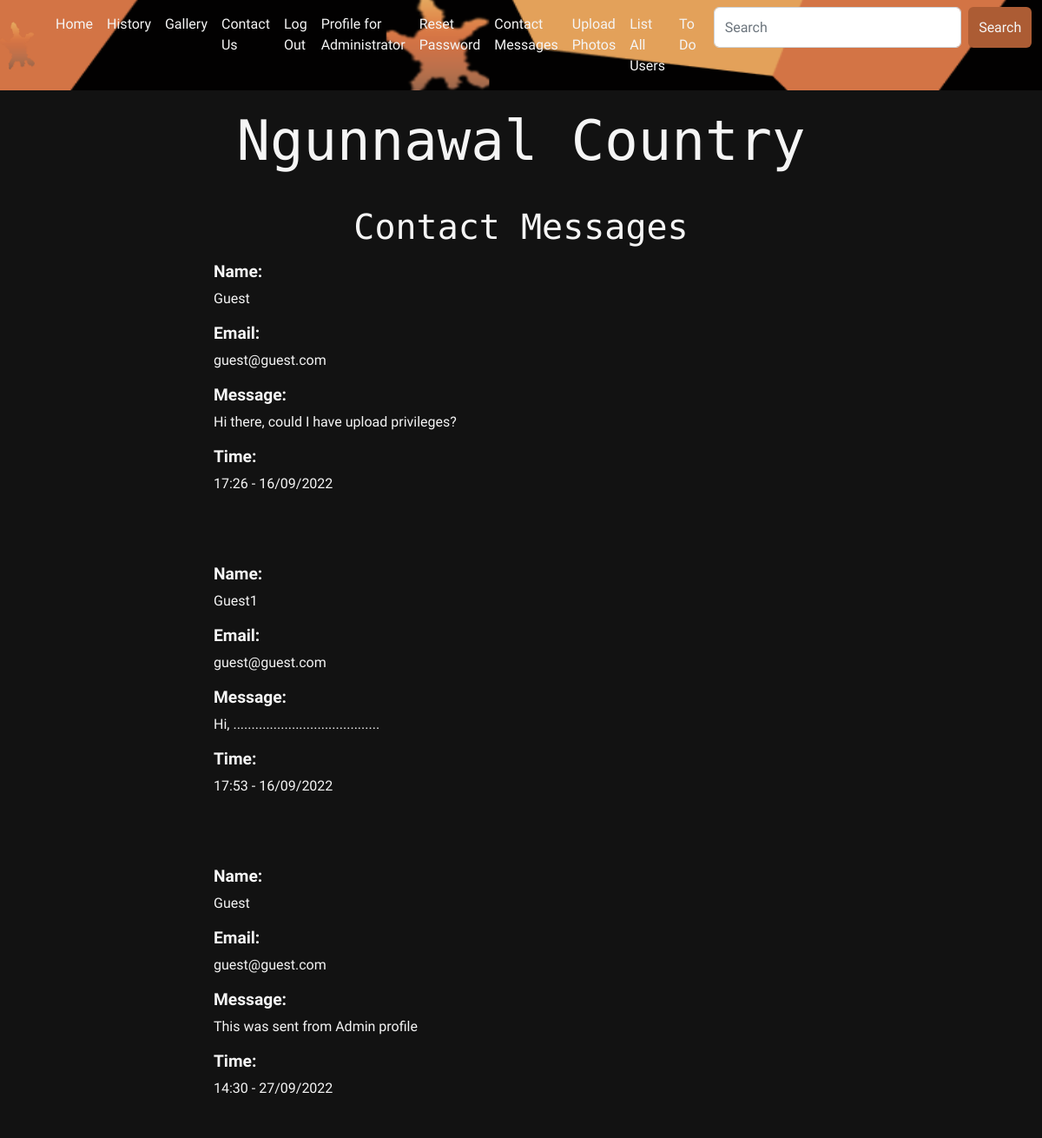
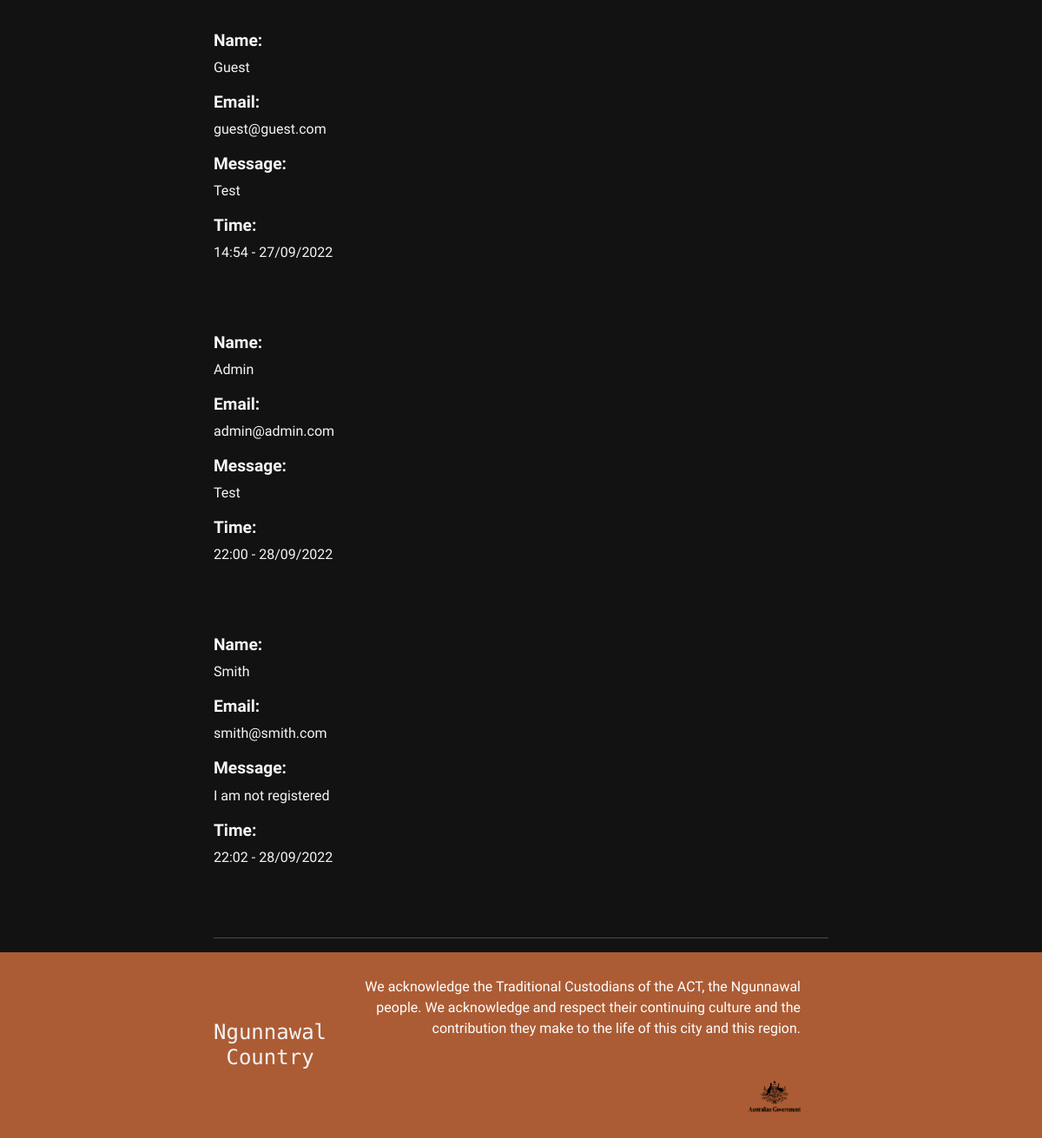
/contactmessages (signed in), run on the app's committed database (2 pictures, top to bottom).
### models.py (models this page shows, shortened)
class User(UserMixin, db.Model):
    id = db.Column(db.Integer, primary_key=True)
    email_address = db.Column(db.String(255), unique=True)
    name = db.Column(db.String(255))
    password_hash = db.Column(db.String(255))
    user_level = db.Column(db.Integer)
    active = db.Column(db.Boolean)
    def is_admin(self):
        if self.user_level == 2:
            return True
        else:
            return False

class Contact(db.Model):
    id = db.Column(db.Integer, primary_key=True, autoincrement=True)
    name = db.Column(db.Text)
    email = db.Column(db.Text)
    message = db.Column(db.Text)
    dateSubmitted = db.Column(db.DateTime)

### app.py (the view)
@app.route('/contactmessages', methods=['GET'])
@login_required
def view_contact_messages():
    if current_user.is_admin():
        contact_messages = Contact.query.all()
        return render_template("contactmessages.html", title="Ngunnawal Country | Contact Messages",
                               user=current_user, messages=contact_messages)
    else:
        flash("You are not allowed to access this page")
        return redirect(url_for("homepage"))

### models.py (called while the page is built)
@login.user_loader
def load_user(id):
    return User.query.get(int(id))

### templates/contactmessages.html
{% extends 'template.html' %}
{% block cellContent1 %}
    <h2 class="section-header">Contact Messages</h2>
{% endblock %}
{% block cellContent2 %}
    {% for message in messages %}
        <p> <h3 style="font-size: 1.2rem; font-weight: bold">Name:</h3> {{ message.name }} </p>
        <p> <h3 style="font-size: 1.2rem; font-weight: bold">Email:</h3> {{ message.email }} </p>
        <p> <h3 style="font-size: 1.2rem; font-weight: bold">Message:</h3> {{ message.message }} </p>
        <p> <h3 style="font-size: 1.2rem; font-weight: bold">Time:</h3>
        {{ message.dateSubmitted.strftime('%H:%M - %d/%m/%Y') }} </p>
        <br>
        <br>
    {% endfor %}
{% endblock %}

### templates/template.html (shortened to what this page needs)
<!DOCTYPE html>
<head>
    <link rel="stylesheet" href="https://cdn.jsdelivr.net/npm/bootstrap@4.0.0/dist/css/bootstrap.min.css"/>
    <link rel="stylesheet" href="/static/css/bootstrap.css"/>
    <link rel="stylesheet" href="/static/styles.css"/>
</head>
<body>
<header>
    <nav
            class="navbar navbar-dark bg-dark navbar-expand-lg"
            style="background-image: url(/static/Images/Requisites/Ngunnawal-country-banner.png);
    background-size: 1000px 150px;
    background-position: right;
    background-repeat: repeat;"
            role="navigation">
        <img
                class="navbar-brand"
                src="/static/Images/Requisites/Ngunnawal-logo.png"
                width="40px"
                height="65px" href="#"></a>
        <div class="collapse navbar-collapse" id="navbarNavAltMarkup">
            <div class="navbar-nav">
                <a class="nav-item nav-link active"
                   style="color: whitesmoke;"
                   href="/">Home
                    <span class="sr-only">(current)</span></a>
                <a class="nav-item nav-link"
                   style="color: whitesmoke;"
                   href="/history">History</a>
                <a class="nav-item nav-link"
                   style="color: whitesmoke;"
                   href="/gallery">Gallery</a>
                <a class="nav-item nav-link"
                   style="color: whitesmoke;"
                   href="/contact">Contact Us</a>
                {% if user.is_anonymous %}
                    <a class="nav-item nav-link"
                       style="color: whitesmoke;"
                       href="/register">User Registration</a>
                    <a class="nav-item nav-link"
                       style="color: whitesmoke;"
                       href="/login">Login</a>
                {% elif current_user.is_admin() %}
                    <a class="nav-item nav-link"
                       style="color: whitesmoke;"
                       href="/logout">Log Out</a>
                    <a class="nav-item nav-link" style="color: whitesmoke;"
                       href="/profile">Profile for {{ user.name }}</a>
                    <a class="nav-item nav-link"
                       style="color: whitesmoke;"
                       href="/passwordreset">Reset Password</a>
                    <a class="nav-item nav-link"
                       style="color: whitesmoke;"
                       href="/contactmessages">Contact Messages</a>
                    <a class="nav-item nav-link"
                       style="color: whitesmoke;"
                       href="/uploadphotos">Upload Photos</a>
                    <a class="nav-item nav-link"
                       style="color: whitesmoke;"
                       href="/listallusers">List All Users</a>
                    <a class="nav-item nav-link"
                       style="color: whitesmoke;"
                       href="/todo">To Do</a>
                {% endif %}
                <div class="search-box container-fluid">
                    <form class="d-flex" role="search">
                        <input class="search-box-text form-control me-2" type="search" placeholder="Search"
                               aria-label="Search">
                        <button class="btn" type="submit">Search</button>
                    </form>
                </div>
            </div>
        </div>
    </nav>
    <h1
            class="company-name company-name-large"
            style="padding-top: 20px; padding-bottom: 20px;">Ngunnawal Country</h1>
</header>
<section class="content-section container">
    <p>
        {% block cellContent1 %}
        {% endblock %}
    </p>
    <p>
        {% block cellContent2 %}
        {% endblock %}
    </p>
    <hr/>
</section>
<footer class="main-footer">
    <div class="container main-footer-container">
        <h3 style="font-size: 1.5em;" class="company-name">Ngunnawal Country</h3>
        <ul class="nav footer-nav">
            <li>
                <a>
                    We acknowledge the Traditional Custodians of the ACT, the Ngunnawal
                    people. We acknowledge and respect their continuing culture and the
                    contribution they make to the life of this city and this region.
                </a>
            </li>
            <li style="width: 100%;">
                <a href="https://www.act.gov.au/ngunnawal-country"
                   style="background-size:contain">
                    <img src="/static/Images/Footer/government-icon.png"/>
                </a>
            </li>
        </ul>
    </div>
</footer>
</body>
</html>

### static/styles.css (style rules this page uses)
* { box sizing: border-box; font-family: 'Urbanist', sans-serif; }
html, body { margin: 0; padding: 0; }
.nav li { display: inline; }
.nav a { display: inline-block; padding: 1.5em; color: white; text-decoration: none; }
.company-name { text-align: center; color: whitesmoke; font-family: 'Azeret Mono', monospace; margin: 0; font-size: 3em; }
.company-name-large { font-size: 4em; }
.content-section { margin: 1em; }
.container { max-width: 900px; margin: 0 auto; padding: 0 6em; }
.section-header { font-family: 'Azeret Mono', monospace; color: whitesmoke; text-decoration: none; text-align: center; font-size: 2.5em; }
.main-footer { background-color: #ac5c34; color: White; padding: .25em 0; }
.main-footer-container { display: flex; align-items: center; }
.main-footer-container ul { flex-grow: 1; text-align: right; }
.footer-nav li { padding: 0 .5em; }
.footer-nav img { width: 60px; height: 38px; }
.btn { color: whitesmoke; background-color: #ac5c34; text-align: center; vertical-align: middle; padding: .67em; cursor: pointer; }
body { background-color: #121212; color: whitesmoke; }
.search-box-text { color: whitesmoke; }

### data on the page
User: name "Administrator"
Contact: name "Guest", email "guest@guest.com", message "Hi there, could I have upload privileges?", dateSubmitted "17:26 - 16/09/2022"
Contact: name "Guest1", email "guest@guest.com", message "Hi, ........................................", dateSubmitted "17:53 - 16/09/2022"
Contact: name "Guest", email "guest@guest.com", message "This was sent from Admin profile", dateSubmitted "14:30 - 27/09/2022"
Contact: name "Guest", email "guest@guest.com", message "Test", dateSubmitted "14:54 - 27/09/2022"
Contact: name "Admin", email "admin@admin.com", message "Test", dateSubmitted "22:00 - 28/09/2022"
Contact: name "Smith", email "smith@smith.com", message "I am not registered", dateSubmitted "22:02 - 28/09/2022"
